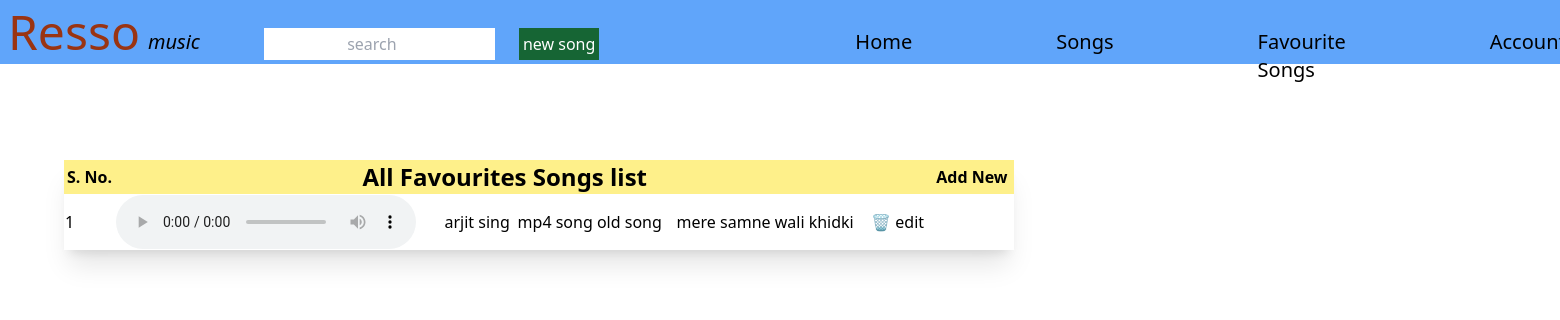
Before: / with the older database file.
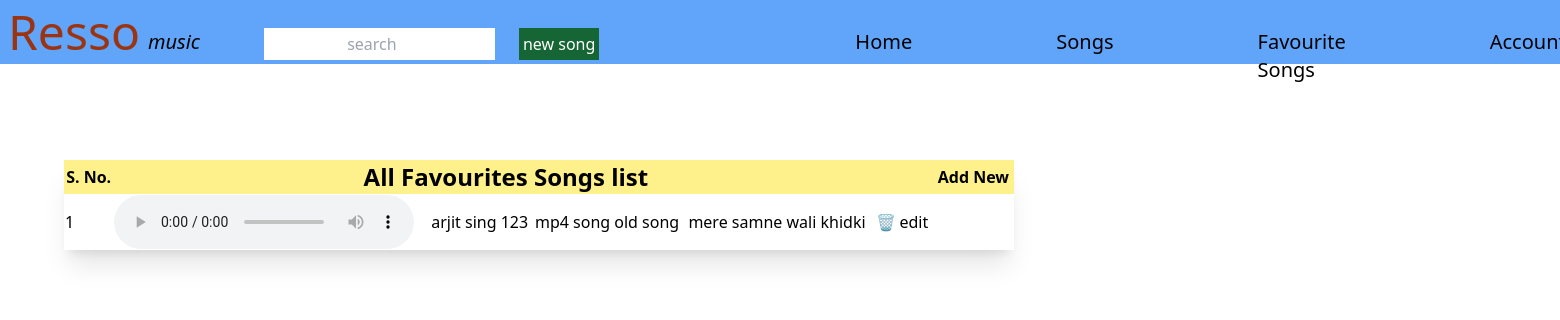
After: the same page with the newer database file.
### songapp/models.py (models this page shows, shortened)
class AddSong(models.Model):
    s_name = models.CharField(max_length=50)
    detail = models.CharField(max_length=50)
    artist = models.CharField(max_length=50)
    song = models.FileField(upload_to='songs/')

### songapp/views.py (the view)
# urls.py: path('',views.index),
def index(request):
    songs = AddSong.objects.all()
    return render(request,"index.html",{'songs':songs})

### songapp/templates/index.html (shortened to what this page needs)
<html>
    <head>
        <script src="https://cdn.tailwindcss.com"></script>
    </head>
<body>
    <div class='bg-blue-400 h-16'>
        <h1 class='float-left m-2 text-5xl text-orange-800'>Resso</h1>
        <i class='float-left mt-7 text-xl'>music</i>
        <input type='search' name='search' placeholder='search'  class=' text-center float-left ml-16 mt-7 h-8'><button class='float-left ml-6 mt-7 text-white bg-green-800 border-black-2 p-1 '>new song</button>
        <div class='flex  ml-64 text-xl'>
            <div class='ml-64 mt-7'><a href='#'>Home</a></div>
            <div class='ml-36 mt-7'><a href='#'>Songs</a></div>
            <div class='ml-36 mt-7'><a href='#'>Favourite Songs</a></div>
            <div class='ml-36 mt-7'><a href='#'>Account</a></div>
        </div>
    </div>
    <table class=' table-auto mx-16  w-[950px] mt-24 shadow-xl leading-loose '>
        <form>
            <tr class='bg-yellow-200 '>
                <th>S. No.</th>
                <th class=' text-2xl' colspan='5'>All Favourites Songs list</th>
                <th></th>
                <th></th>
                <th></th>
                <th><a href='createsong'>Add New </a></th>
                <th></th>
            </tr>
            <tr >
                {% for i in songs %}
                <td>{{i.id}}</td>
                <td><audio controls id="player">
                    <source src="{{i.song.url}}" type="audio/wav">
                  </audio></td>
                <td>{{i.artist}}</td>
                <td>{{i.detail}}</td>
                <td>{{i.s_name}}</td>
                <td><a href='/delete/{{i.id}}'>🗑️</a></td>
                <td><a href='/update/{{i.id}}'>edit</a></td>
            </tr>
            {% endfor %}
        </form>
    </table>
</body>
</html>

Changed rows visible on the page:
changed AddSong "mp4 song old song": artist "arjit sing" → "arjit sing 123"
